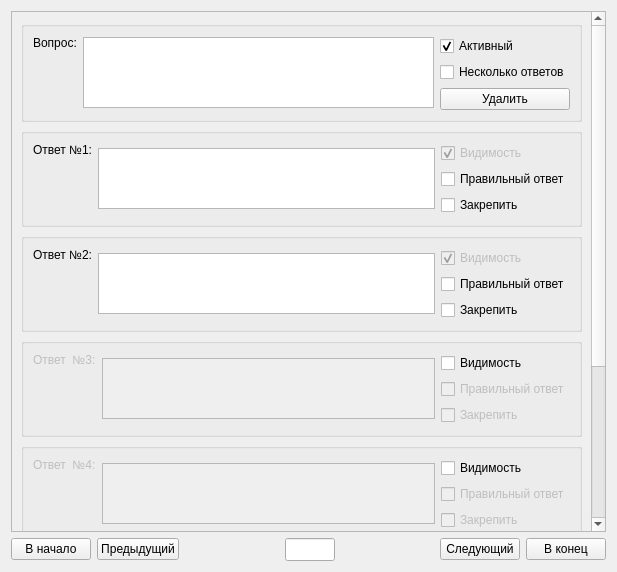
<?xml version="1.0" encoding="UTF-8"?>
<ui version="4.0">
 <class>EditTest</class>
 <widget class="QWidget" name="EditTest">
  <property name="geometry">
   <rect>
    <x>0</x>
    <y>0</y>
    <width>617</width>
    <height>572</height>
   </rect>
  </property>
  <property name="windowTitle">
   <string>Form</string>
  </property>
  <layout class="QVBoxLayout" name="verticalLayout_19">
   <item>
    <layout class="QVBoxLayout" name="verticalLayout_18">
     <item>
      <widget class="QScrollArea" name="scrollArea">
       <property name="widgetResizable">
        <bool>true</bool>
       </property>
       <widget class="QWidget" name="scrollAreaWidgetContents">
        <property name="geometry">
         <rect>
          <x>0</x>
          <y>0</y>
          <width>578</width>
          <height>677</height>
         </rect>
        </property>
        <layout class="QHBoxLayout" name="horizontalLayout_16">
         <item>
          <layout class="QVBoxLayout" name="verticalLayout_17">
           <item>
            <widget class="QGroupBox" name="groupQuestion">
             <property name="title">
              <string/>
             </property>
             <layout class="QHBoxLayout" name="horizontalLayout_14">
              <item>
               <layout class="QHBoxLayout" name="horizontalLayout_13">
                <item>
                 <layout class="QVBoxLayout" name="verticalLayout_16">
                  <item>
                   <widget class="QLabel" name="label">
                    <property name="text">
                     <string>Вопрос:</string>
                    </property>
                   </widget>
                  </item>
                  <item>
                   <spacer name="verticalSpacer_8">
                    <property name="orientation">
                     <enum>Qt::Vertical</enum>
                    </property>
                    <property name="sizeHint" stdset="0">
                     <size>
                      <width>20</width>
                      <height>40</height>
                     </size>
                    </property>
                   </spacer>
                  </item>
                 </layout>
                </item>
                <item>
                 <widget class="QTextEdit" name="textQuestion">
                  <property name="maximumSize">
                   <size>
                    <width>16777215</width>
                    <height>71</height>
                   </size>
                  </property>
                 </widget>
                </item>
                <item>
                 <layout class="QVBoxLayout" name="verticalLayout_15">
                  <item>
                   <widget class="QCheckBox" name="checkActive">
                    <property name="text">
                     <string>Активный</string>
                    </property>
                    <property name="checked">
                     <bool>true</bool>
                    </property>
                   </widget>
                  </item>
                  <item>
                   <widget class="QCheckBox" name="checkFewAnswers">
                    <property name="text">
                     <string>Несколько ответов</string>
                    </property>
                   </widget>
                  </item>
                  <item>
                   <widget class="QPushButton" name="pushDelQuestion">
                    <property name="text">
                     <string>Удалить</string>
                    </property>
                   </widget>
                  </item>
                  <item>
                   <spacer name="verticalSpacer_9">
                    <property name="orientation">
                     <enum>Qt::Vertical</enum>
                    </property>
                    <property name="sizeHint" stdset="0">
                     <size>
                      <width>20</width>
                      <height>40</height>
                     </size>
                    </property>
                   </spacer>
                  </item>
                 </layout>
                </item>
               </layout>
              </item>
             </layout>
            </widget>
           </item>
           <item>
            <widget class="QGroupBox" name="groupAnswer1">
             <property name="title">
              <string/>
             </property>
             <layout class="QHBoxLayout" name="horizontalLayout_12">
              <item>
               <layout class="QHBoxLayout" name="horizontalLayout">
                <item>
                 <layout class="QVBoxLayout" name="verticalLayout_2">
                  <item>
                   <widget class="QLabel" name="labelA1">
                    <property name="text">
                     <string>Ответ №1:</string>
                    </property>
                   </widget>
                  </item>
                  <item>
                   <spacer name="verticalSpacer">
                    <property name="orientation">
                     <enum>Qt::Vertical</enum>
                    </property>
                    <property name="sizeHint" stdset="0">
                     <size>
                      <width>20</width>
                      <height>40</height>
                     </size>
                    </property>
                   </spacer>
                  </item>
                 </layout>
                </item>
                <item>
                 <widget class="QTextEdit" name="textA1">
                  <property name="maximumSize">
                   <size>
                    <width>16777215</width>
                    <height>61</height>
                   </size>
                  </property>
                  <property name="sizeIncrement">
                   <size>
                    <width>0</width>
                    <height>0</height>
                   </size>
                  </property>
                  <property name="baseSize">
                   <size>
                    <width>256</width>
                    <height>61</height>
                   </size>
                  </property>
                 </widget>
                </item>
                <item>
                 <layout class="QVBoxLayout" name="verticalLayout">
                  <item>
                   <widget class="QCheckBox" name="checkVisible1">
                    <property name="enabled">
                     <bool>false</bool>
                    </property>
                    <property name="text">
                     <string>Видимость</string>
                    </property>
                    <property name="checked">
                     <bool>true</bool>
                    </property>
                   </widget>
                  </item>
                  <item>
                   <widget class="QCheckBox" name="checkRight1">
                    <property name="minimumSize">
                     <size>
                      <width>122</width>
                      <height>0</height>
                     </size>
                    </property>
                    <property name="text">
                     <string>Правильный ответ</string>
                    </property>
                   </widget>
                  </item>
                  <item>
                   <widget class="QCheckBox" name="checkBind1">
                    <property name="text">
                     <string>Закрепить</string>
                    </property>
                   </widget>
                  </item>
                 </layout>
                </item>
               </layout>
              </item>
             </layout>
            </widget>
           </item>
           <item>
            <widget class="QGroupBox" name="groupAnswer2">
             <property name="title">
              <string/>
             </property>
             <layout class="QHBoxLayout" name="horizontalLayout_11">
              <item>
               <layout class="QHBoxLayout" name="horizontalLayout_2">
                <item>
                 <layout class="QVBoxLayout" name="verticalLayout_3">
                  <item>
                   <widget class="QLabel" name="labelA2">
                    <property name="text">
                     <string>Ответ №2:</string>
                    </property>
                   </widget>
                  </item>
                  <item>
                   <spacer name="verticalSpacer_2">
                    <property name="orientation">
                     <enum>Qt::Vertical</enum>
                    </property>
                    <property name="sizeHint" stdset="0">
                     <size>
                      <width>20</width>
                      <height>40</height>
                     </size>
                    </property>
                   </spacer>
                  </item>
                 </layout>
                </item>
                <item>
                 <widget class="QTextEdit" name="textA2">
                  <property name="minimumSize">
                   <size>
                    <width>0</width>
                    <height>0</height>
                   </size>
                  </property>
                  <property name="maximumSize">
                   <size>
                    <width>16777215</width>
                    <height>61</height>
                   </size>
                  </property>
                  <property name="sizeIncrement">
                   <size>
                    <width>0</width>
                    <height>0</height>
                   </size>
                  </property>
                  <property name="baseSize">
                   <size>
                    <width>256</width>
                    <height>61</height>
                   </size>
                  </property>
                 </widget>
                </item>
                <item>
                 <layout class="QVBoxLayout" name="verticalLayout_4">
                  <item>
                   <widget class="QCheckBox" name="checkVisible2">
                    <property name="enabled">
                     <bool>false</bool>
                    </property>
                    <property name="text">
                     <string>Видимость</string>
                    </property>
                    <property name="checked">
                     <bool>true</bool>
                    </property>
                   </widget>
                  </item>
                  <item>
                   <widget class="QCheckBox" name="checkRight2">
                    <property name="minimumSize">
                     <size>
                      <width>122</width>
                      <height>0</height>
                     </size>
                    </property>
                    <property name="text">
                     <string>Правильный ответ</string>
                    </property>
                   </widget>
                  </item>
                  <item>
                   <widget class="QCheckBox" name="checkBind2">
                    <property name="text">
                     <string>Закрепить</string>
                    </property>
                   </widget>
                  </item>
                 </layout>
                </item>
               </layout>
              </item>
             </layout>
            </widget>
           </item>
           <item>
            <widget class="QGroupBox" name="groupAnswer3">
             <property name="title">
              <string/>
             </property>
             <layout class="QHBoxLayout" name="horizontalLayout_10">
              <item>
               <layout class="QHBoxLayout" name="horizontalLayout_3">
                <item>
                 <layout class="QVBoxLayout" name="verticalLayout_5">
                  <item>
                   <widget class="QLabel" name="labelA3">
                    <property name="enabled">
                     <bool>false</bool>
                    </property>
                    <property name="text">
                     <string>Ответ  №3:</string>
                    </property>
                   </widget>
                  </item>
                  <item>
                   <spacer name="verticalSpacer_3">
                    <property name="orientation">
                     <enum>Qt::Vertical</enum>
                    </property>
                    <property name="sizeHint" stdset="0">
                     <size>
                      <width>20</width>
                      <height>40</height>
                     </size>
                    </property>
                   </spacer>
                  </item>
                 </layout>
                </item>
                <item>
                 <widget class="QTextEdit" name="textA3">
                  <property name="enabled">
                   <bool>false</bool>
                  </property>
                  <property name="minimumSize">
                   <size>
                    <width>0</width>
                    <height>0</height>
                   </size>
                  </property>
                  <property name="maximumSize">
                   <size>
                    <width>16777215</width>
                    <height>61</height>
                   </size>
                  </property>
                  <property name="sizeIncrement">
                   <size>
                    <width>0</width>
                    <height>0</height>
                   </size>
                  </property>
                  <property name="baseSize">
                   <size>
                    <width>256</width>
                    <height>61</height>
                   </size>
                  </property>
                 </widget>
                </item>
                <item>
                 <layout class="QVBoxLayout" name="verticalLayout_6">
                  <item>
                   <widget class="QCheckBox" name="checkVisible3">
                    <property name="text">
                     <string>Видимость</string>
                    </property>
                   </widget>
                  </item>
                  <item>
                   <widget class="QCheckBox" name="checkRight3">
                    <property name="enabled">
                     <bool>false</bool>
                    </property>
                    <property name="minimumSize">
                     <size>
                      <width>122</width>
                      <height>0</height>
                     </size>
                    </property>
                    <property name="text">
                     <string>Правильный ответ</string>
                    </property>
                   </widget>
                  </item>
                  <item>
                   <widget class="QCheckBox" name="checkBind3">
                    <property name="enabled">
                     <bool>false</bool>
                    </property>
                    <property name="text">
                     <string>Закрепить</string>
                    </property>
                   </widget>
                  </item>
                 </layout>
                </item>
               </layout>
              </item>
             </layout>
            </widget>
           </item>
           <item>
            <widget class="QGroupBox" name="groupAnswer4">
             <property name="title">
              <string/>
             </property>
             <layout class="QHBoxLayout" name="horizontalLayout_9">
              <item>
               <layout class="QHBoxLayout" name="horizontalLayout_4">
                <item>
                 <layout class="QVBoxLayout" name="verticalLayout_9">
                  <item>
                   <widget class="QLabel" name="labelA4">
                    <property name="enabled">
                     <bool>false</bool>
                    </property>
                    <property name="text">
                     <string>Ответ  №4:</string>
                    </property>
                   </widget>
                  </item>
                  <item>
                   <spacer name="verticalSpacer_5">
                    <property name="orientation">
                     <enum>Qt::Vertical</enum>
                    </property>
                    <property name="sizeHint" stdset="0">
                     <size>
                      <width>20</width>
                      <height>40</height>
                     </size>
                    </property>
                   </spacer>
                  </item>
                 </layout>
                </item>
                <item>
                 <widget class="QTextEdit" name="textA4">
                  <property name="enabled">
                   <bool>false</bool>
                  </property>
                  <property name="minimumSize">
                   <size>
                    <width>0</width>
                    <height>0</height>
                   </size>
                  </property>
                  <property name="maximumSize">
                   <size>
                    <width>16777215</width>
                    <height>61</height>
                   </size>
                  </property>
                  <property name="sizeIncrement">
                   <size>
                    <width>0</width>
                    <height>0</height>
                   </size>
                  </property>
                  <property name="baseSize">
                   <size>
                    <width>256</width>
                    <height>61</height>
                   </size>
                  </property>
                 </widget>
                </item>
                <item>
                 <layout class="QVBoxLayout" name="verticalLayout_10">
                  <item>
                   <widget class="QCheckBox" name="checkVisible4">
                    <property name="enabled">
                     <bool>true</bool>
                    </property>
                    <property name="text">
                     <string>Видимость</string>
                    </property>
                   </widget>
                  </item>
                  <item>
                   <widget class="QCheckBox" name="checkRight4">
                    <property name="enabled">
                     <bool>false</bool>
                    </property>
                    <property name="minimumSize">
                     <size>
                      <width>122</width>
                      <height>0</height>
                     </size>
                    </property>
                    <property name="text">
                     <string>Правильный ответ</string>
                    </property>
                   </widget>
                  </item>
                  <item>
                   <widget class="QCheckBox" name="checkBind4">
                    <property name="enabled">
                     <bool>false</bool>
                    </property>
                    <property name="text">
                     <string>Закрепить</string>
                    </property>
                   </widget>
                  </item>
                 </layout>
                </item>
               </layout>
              </item>
             </layout>
            </widget>
           </item>
           <item>
            <widget class="QGroupBox" name="groupAnswer5">
             <property name="title">
              <string/>
             </property>
             <layout class="QHBoxLayout" name="horizontalLayout_8">
              <item>
               <layout class="QHBoxLayout" name="horizontalLayout_5">
                <item>
                 <layout class="QVBoxLayout" name="verticalLayout_11">
                  <item>
                   <widget class="QLabel" name="labelA5">
                    <property name="enabled">
                     <bool>false</bool>
                    </property>
                    <property name="text">
                     <string>Ответ  №5:</string>
                    </property>
                   </widget>
                  </item>
                  <item>
                   <spacer name="verticalSpacer_6">
                    <property name="orientation">
                     <enum>Qt::Vertical</enum>
                    </property>
                    <property name="sizeHint" stdset="0">
                     <size>
                      <width>20</width>
                      <height>40</height>
                     </size>
                    </property>
                   </spacer>
                  </item>
                 </layout>
                </item>
                <item>
                 <widget class="QTextEdit" name="textA5">
                  <property name="enabled">
                   <bool>false</bool>
                  </property>
                  <property name="minimumSize">
                   <size>
                    <width>0</width>
                    <height>0</height>
                   </size>
                  </property>
                  <property name="maximumSize">
                   <size>
                    <width>16777215</width>
                    <height>61</height>
                   </size>
                  </property>
                  <property name="sizeIncrement">
                   <size>
                    <width>0</width>
                    <height>0</height>
                   </size>
                  </property>
                  <property name="baseSize">
                   <size>
                    <width>256</width>
                    <height>61</height>
                   </size>
                  </property>
                 </widget>
                </item>
                <item>
                 <layout class="QVBoxLayout" name="verticalLayout_12">
                  <item>
                   <widget class="QCheckBox" name="checkVisible5">
                    <property name="enabled">
                     <bool>true</bool>
                    </property>
                    <property name="text">
                     <string>Видимость</string>
                    </property>
                   </widget>
                  </item>
                  <item>
                   <widget class="QCheckBox" name="checkRight5">
                    <property name="enabled">
                     <bool>false</bool>
                    </property>
                    <property name="minimumSize">
                     <size>
                      <width>122</width>
                      <height>0</height>
                     </size>
                    </property>
                    <property name="text">
                     <string>Правильный ответ</string>
                    </property>
                   </widget>
                  </item>
                  <item>
                   <widget class="QCheckBox" name="checkBind5">
                    <property name="enabled">
                     <bool>false</bool>
                    </property>
                    <property name="text">
                     <string>Закрепить</string>
                    </property>
                   </widget>
                  </item>
                 </layout>
                </item>
               </layout>
              </item>
             </layout>
            </widget>
           </item>
           <item>
            <widget class="QGroupBox" name="groupAnswer6">
             <property name="title">
              <string/>
             </property>
             <layout class="QHBoxLayout" name="horizontalLayout_7">
              <item>
               <layout class="QHBoxLayout" name="horizontalLayout_6">
                <item>
                 <layout class="QVBoxLayout" name="verticalLayout_13">
                  <item>
                   <widget class="QLabel" name="labelA6">
                    <property name="enabled">
                     <bool>false</bool>
                    </property>
                    <property name="text">
                     <string>Ответ  №6:</string>
                    </property>
                   </widget>
                  </item>
                  <item>
                   <spacer name="verticalSpacer_7">
                    <property name="orientation">
                     <enum>Qt::Vertical</enum>
                    </property>
                    <property name="sizeHint" stdset="0">
                     <size>
                      <width>20</width>
                      <height>40</height>
                     </size>
                    </property>
                   </spacer>
                  </item>
                 </layout>
                </item>
                <item>
                 <widget class="QTextEdit" name="textA6">
                  <property name="enabled">
                   <bool>false</bool>
                  </property>
                  <property name="minimumSize">
                   <size>
                    <width>0</width>
                    <height>0</height>
                   </size>
                  </property>
                  <property name="maximumSize">
                   <size>
                    <width>16777215</width>
                    <height>61</height>
                   </size>
                  </property>
                  <property name="sizeIncrement">
                   <size>
                    <width>0</width>
                    <height>0</height>
                   </size>
                  </property>
                  <property name="baseSize">
                   <size>
                    <width>256</width>
                    <height>61</height>
                   </size>
                  </property>
                 </widget>
                </item>
                <item>
                 <layout class="QVBoxLayout" name="verticalLayout_14">
                  <item>
                   <widget class="QCheckBox" name="checkVisible6">
                    <property name="enabled">
                     <bool>true</bool>
                    </property>
                    <property name="text">
                     <string>Видимость</string>
                    </property>
                   </widget>
                  </item>
                  <item>
                   <widget class="QCheckBox" name="checkRight6">
                    <property name="enabled">
                     <bool>false</bool>
                    </property>
                    <property name="minimumSize">
                     <size>
                      <width>122</width>
                      <height>0</height>
                     </size>
                    </property>
                    <property name="text">
                     <string>Правильный ответ</string>
                    </property>
                   </widget>
                  </item>
                  <item>
                   <widget class="QCheckBox" name="checkBind6">
                    <property name="enabled">
                     <bool>false</bool>
                    </property>
                    <property name="text">
                     <string>Закрепить</string>
                    </property>
                   </widget>
                  </item>
                 </layout>
                </item>
               </layout>
              </item>
             </layout>
            </widget>
           </item>
          </layout>
         </item>
        </layout>
       </widget>
      </widget>
     </item>
     <item>
      <layout class="QHBoxLayout" name="horizontalLayout_15">
       <item>
        <widget class="QPushButton" name="pushBegin">
         <property name="text">
          <string>В начало</string>
         </property>
        </widget>
       </item>
       <item>
        <widget class="QPushButton" name="pushPrev">
         <property name="text">
          <string>Предыдущий</string>
         </property>
        </widget>
       </item>
       <item>
        <spacer name="horizontalSpacer_2">
         <property name="orientation">
          <enum>Qt::Horizontal</enum>
         </property>
         <property name="sizeHint" stdset="0">
          <size>
           <width>40</width>
           <height>20</height>
          </size>
         </property>
        </spacer>
       </item>
       <item>
        <widget class="QLineEdit" name="lineIndex">
         <property name="maximumSize">
          <size>
           <width>50</width>
           <height>16777215</height>
          </size>
         </property>
         <property name="font">
          <font>
           <pointsize>10</pointsize>
           <weight>75</weight>
           <bold>true</bold>
          </font>
         </property>
         <property name="autoFillBackground">
          <bool>false</bool>
         </property>
         <property name="frame">
          <bool>true</bool>
         </property>
         <property name="clearButtonEnabled">
          <bool>false</bool>
         </property>
        </widget>
       </item>
       <item>
        <spacer name="horizontalSpacer">
         <property name="orientation">
          <enum>Qt::Horizontal</enum>
         </property>
         <property name="sizeHint" stdset="0">
          <size>
           <width>40</width>
           <height>20</height>
          </size>
         </property>
        </spacer>
       </item>
       <item>
        <widget class="QPushButton" name="pushNext">
         <property name="text">
          <string>Следующий</string>
         </property>
        </widget>
       </item>
       <item>
        <widget class="QPushButton" name="pushEnd">
         <property name="text">
          <string>В конец</string>
         </property>
        </widget>
       </item>
      </layout>
     </item>
    </layout>
   </item>
  </layout>
 </widget>
 <resources/>
 <connections/>
</ui>
